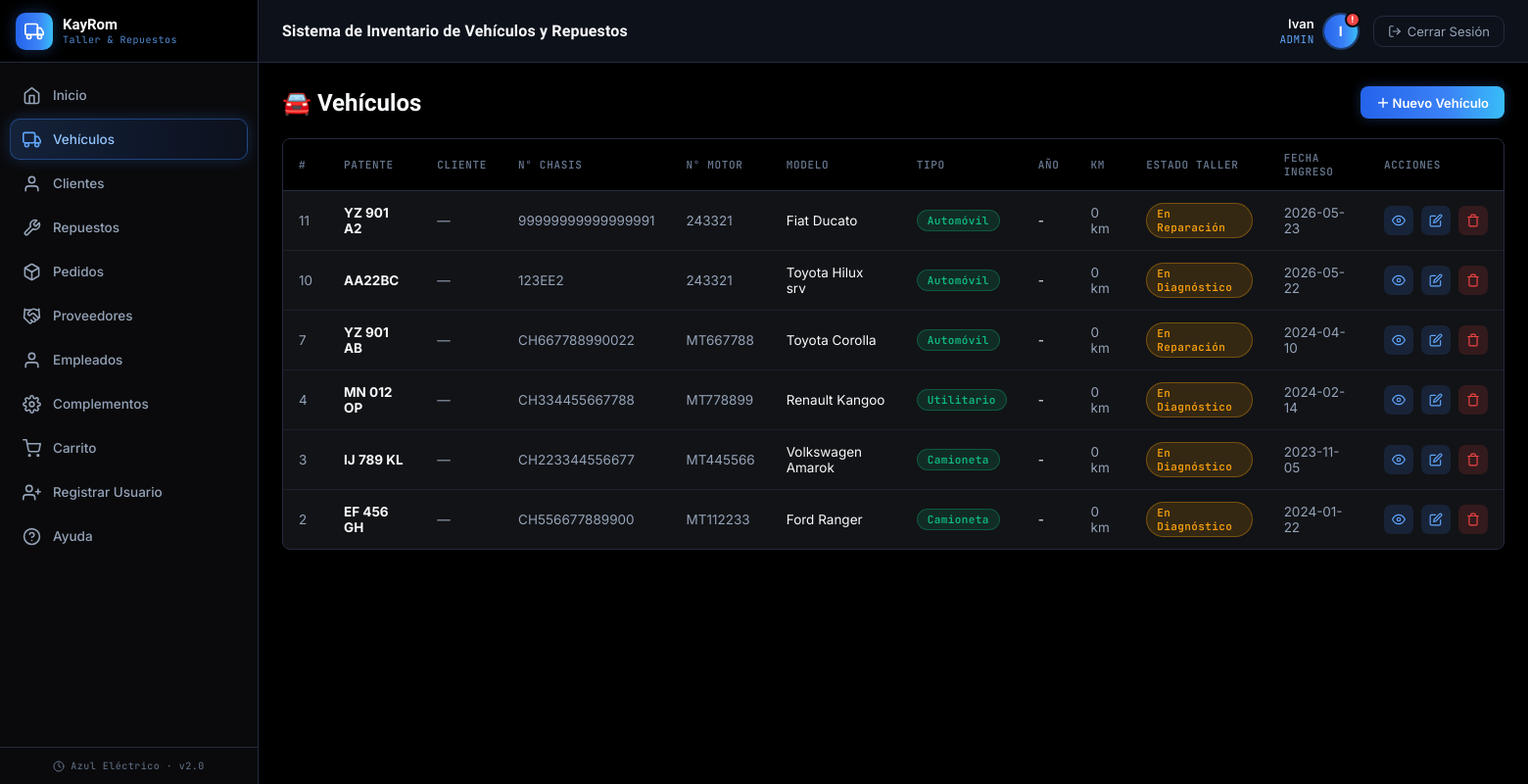
Before: /index.php?page=vehiculos (signed in) with the older database file.
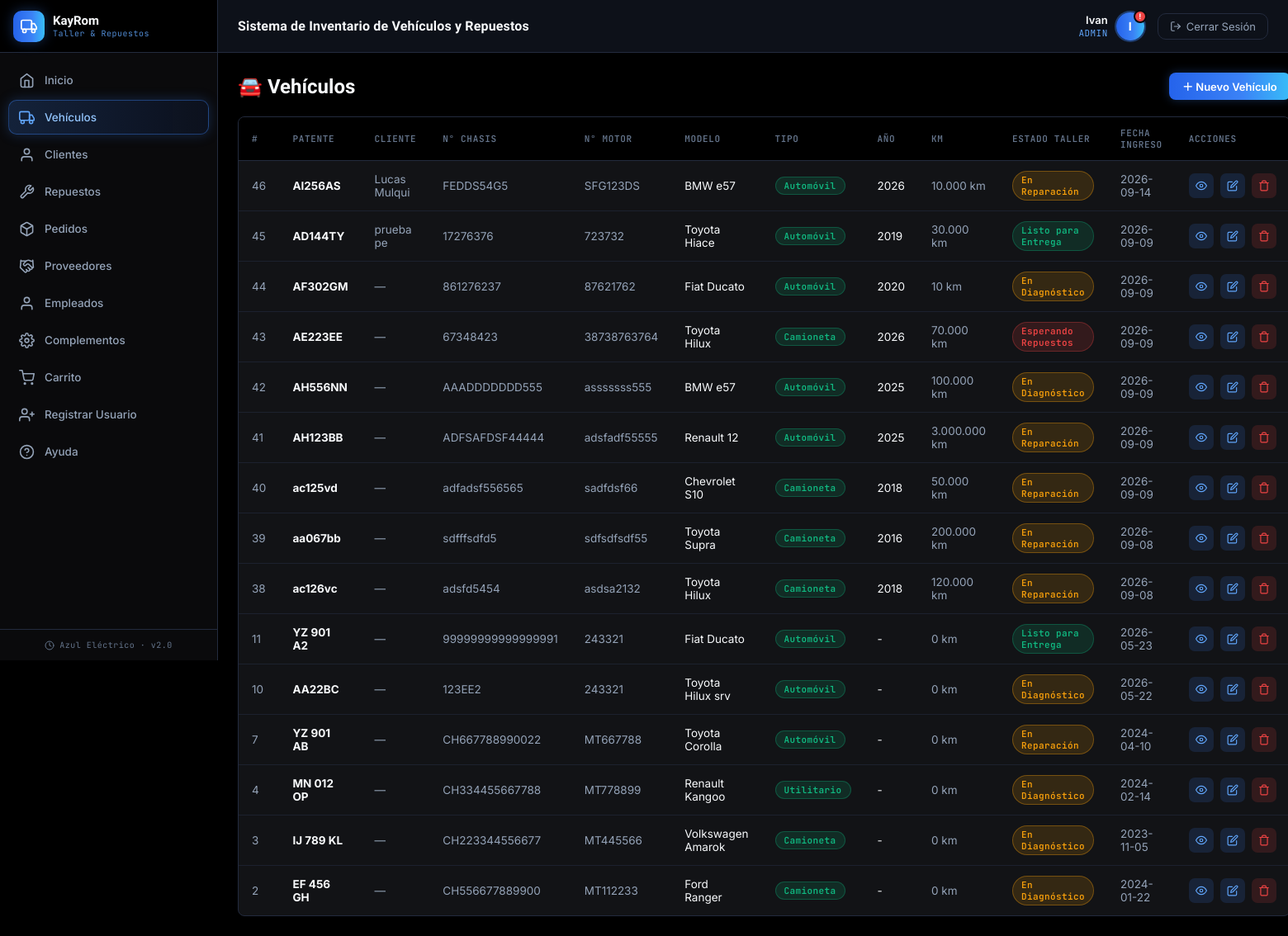
After: the same page with the newer database file.
### tables this page shows
CREATE TABLE `vehiculo` (
  `id` int NOT NULL AUTO_INCREMENT,
  `cantidad_vehiculo` int DEFAULT '0',
  `patente` varchar(20) DEFAULT NULL,
  `numero_chasis` varchar(20) DEFAULT NULL,
  `numero_motor` varchar(30) DEFAULT NULL,
  `fecha_ingreso` datetime DEFAULT NULL,
  `compatibilidad_repuestos_id` int DEFAULT '0',
  `tipo_vehiculo_id` int DEFAULT NULL,
  `modelo_vehiculo_id` int DEFAULT NULL,
  `estado_taller` varchar(30) NOT NULL DEFAULT 'En Diagnóstico',
  `kilometraje` int NOT NULL DEFAULT '0',
  `anio` int DEFAULT NULL,
  `cliente_id` int DEFAULT NULL,
  PRIMARY KEY (`id`),
  KEY `tipo_vehiculo_id` (`tipo_vehiculo_id`),
  KEY `modelo_vehiculo_id` (`modelo_vehiculo_id`),
  KEY `fk_vehiculo_cliente` (`cliente_id`),
  CONSTRAINT `fk_vehiculo_cliente` FOREIGN KEY (`cliente_id`) REFERENCES `cliente` (`id`) ON DELETE SET NULL,
  CONSTRAINT `vehiculo_ibfk_1` FOREIGN KEY (`tipo_vehiculo_id`) REFERENCES `tipo_vehiculo` (`id`),
  CONSTRAINT `vehiculo_ibfk_2` FOREIGN KEY (`modelo_vehiculo_id`) REFERENCES `modelo_vehiculo` (`id`)
);

CREATE TABLE `modelo_vehiculo` (
  `id` int NOT NULL AUTO_INCREMENT,
  `modelo_vehiculo` varchar(45) NOT NULL,
  `anio_vehiculo` int DEFAULT NULL,
  PRIMARY KEY (`id`)
);

CREATE TABLE `tipo_vehiculo` (
  `id` int NOT NULL AUTO_INCREMENT,
  `tipo_vehiculo` varchar(100) NOT NULL,
  PRIMARY KEY (`id`)
);

CREATE TABLE `cliente` (
  `id` int NOT NULL AUTO_INCREMENT,
  `nombre` varchar(60) NOT NULL,
  `apellido` varchar(60) NOT NULL,
  `dni` varchar(20) NOT NULL,
  `telefono` varchar(30) DEFAULT NULL,
  PRIMARY KEY (`id`),
  UNIQUE KEY `uq_cliente_dni` (`dni`)
);

### backend/vehiculos/controller/VehiculoController.php (called while the page is built, shortened)
<?php
class VehiculoController {
    private $model;
    public function __construct() {
        $this->model = new VehiculoModel();
    }
    public function index() {
        $data = [
            'vehiculos'  => $this->model->getAll(),
            'modelos'    => $this->model->getModelos(),
            'tipos'      => $this->model->getTipos(),
            'activePage' => 'vehiculos'
        ];
        require_once 'backend/vehiculos/views/vehiculos_listado.php';
    }
}

### config/base_datos.php (called while the page is built, shortened)
<?php
class Database {
    private static $instance = null;
    public $conexion;
    private function __construct() {
        $this->conexion = new mysqli("localhost", "root", "Migue123456", "soft_kayrom");
        $this->conexion->set_charset("utf8");
    }
    public static function getInstance() {
        if (self::$instance === null) {
            self::$instance = new Database();
        }
        return self::$instance;
    }
    public function getConexion() {
        return $this->conexion;
    }
}

### backend/vehiculos/model/VehiculoModel.php (called while the page is built, shortened)
<?php
class VehiculoModel {
    private $db;
    public function __construct() {
        $this->db = Database::getInstance()->getConexion();
    }
    public function getAll() {
        $sql = "SELECT v.*, mv.modelo_vehiculo, mv.anio_vehiculo, tv.tipo_vehiculo,
                       cl.nombre AS cliente_nombre, cl.apellido AS cliente_apellido, cl.dni AS cliente_dni, cl.telefono AS cliente_telefono
                FROM vehiculo v
                LEFT JOIN modelo_vehiculo mv ON v.modelo_vehiculo_id = mv.id
                LEFT JOIN tipo_vehiculo tv   ON v.tipo_vehiculo_id   = tv.id
                LEFT JOIN cliente cl         ON v.cliente_id        = cl.id
                ORDER BY v.id DESC";
        $result = $this->db->query($sql);
        return $result ? $result->fetch_all(MYSQLI_ASSOC) : [];
    }
    public function getModelos() {
        $result = $this->db->query("SELECT * FROM modelo_vehiculo ORDER BY modelo_vehiculo ASC");
        return $result ? $result->fetch_all(MYSQLI_ASSOC) : [];
    }
    public function getTipos() {
        $result = $this->db->query("SELECT * FROM tipo_vehiculo ORDER BY tipo_vehiculo ASC");
        return $result ? $result->fetch_all(MYSQLI_ASSOC) : [];
    }
}

### backend/vehiculos/views/vehiculos_listado.php (the view, shortened to what the changed rows need)
<?php require_once 'compartidoCREO/views/encabezado.php'; ?>
<div class="page-header">
    <h1>🚘 Vehículos</h1>
</div>
<div class="panel">
    <div class="panel-body">
        <table>
            <thead>
                <tr><th>#</th><th>Patente</th><th>Cliente</th><th>N° Chasis</th><th>N° Motor</th><th>Modelo</th><th>Tipo</th><th>Año</th><th>Km</th><th>Estado Taller</th><th>Fecha Ingreso</th><th>Acciones</th></tr>
            </thead>
            <tbody>
            <?php if(empty($data['vehiculos'])): ?>
                <tr><td colspan="12" style="text-align:center;color:var(--text-muted);padding:30px;">No hay vehículos registrados</td></tr>
            <?php else: foreach($data['vehiculos'] as $v): ?>
                <tr>
                    <td style="color:var(--text-muted);"><?= $v['id'] ?></td>
                    <td><strong><?= htmlspecialchars($v['patente'] ?? '-') ?></strong></td>
                    <td style="color:var(--text-muted);">
                        <?php if (!empty($v['cliente_nombre'])): ?>
                            <?= htmlspecialchars($v['cliente_nombre'] . ' ' . $v['cliente_apellido']) ?>
                        <?php else: ?>
                            —
                        <?php endif; ?>
                    </td>
                    <td style="color:var(--text-muted);"><?= htmlspecialchars($v['numero_chasis'] ?? '-') ?></td>
                    <td style="color:var(--text-muted);"><?= htmlspecialchars($v['numero_motor'] ?? '-') ?></td>
                    <td><?= htmlspecialchars($v['modelo_vehiculo'] ?? '-') ?></td>
                    <td><span class="badge-status disponible"><?= htmlspecialchars($v['tipo_vehiculo'] ?? '-') ?></span></td>
                    <td><?= $v['anio'] ?? '-' ?></td>
                    <td style="color:var(--text-muted);"><?= number_format($v['kilometraje'] ?? 0, 0, ',', '.') ?> km</td>
                    <td>
                        <?php
                            $estadoBadge = ['En Diagnóstico'=>'reparacion','En Reparación'=>'reparacion','Esperando Repuestos'=>'vendido','Listo para Entrega'=>'disponible','Entregado'=>'disponible'];
                            $et = $v['estado_taller'] ?? 'En Diagnóstico';
                        ?>
                        <span class="badge-status <?= $estadoBadge[$et] ?? 'reparacion' ?>"><?= htmlspecialchars($et) ?></span>
                    </td>
                    <td style="color:var(--text-muted);"><?= isset($v['fecha_ingreso']) ? substr($v['fecha_ingreso'],0,10) : '-' ?></td>
                    <td>
                        <div class="action-icons">
                            <a href="index.php?page=vehiculos&action=verFicha&id=<?= $v['id'] ?>" class="action-edit" title="Ver ficha técnica"><svg width="14" height="14" viewBox="0 0 24 24" fill="none" stroke="currentColor" stroke-width="2" stroke-linecap="round" stroke-linejoin="round"><path d="M1 12s4-8 11-8 11 8 11 8-4 8-11 8-11-8-11-8z"/><circle cx="12" cy="12" r="3"/></svg></a>
                            <a href="#" class="action-edit"
                               onclick="return abrirVehiculo({
                                    id: <?= $v['id'] ?>,
                                    patente: <?= htmlspecialchars(json_encode($v['patente']), ENT_QUOTES, 'UTF-8') ?>,
                                    numero_chasis: <?= htmlspecialchars(json_encode($v['numero_chasis']), ENT_QUOTES, 'UTF-8') ?>,
                                    numero_motor: <?= htmlspecialchars(json_encode($v['numero_motor']), ENT_QUOTES, 'UTF-8') ?>,
                                    modelo_vehiculo_id: <?= (int)($v['modelo_vehiculo_id'] ?? 0) ?>,
                                    tipo_vehiculo_id: <?= (int)($v['tipo_vehiculo_id'] ?? 0) ?>,
                                    estado_taller: <?= htmlspecialchars(json_encode($v['estado_taller'] ?? 'En Diagnóstico'), ENT_QUOTES, 'UTF-8') ?>,
                                    cliente_nombre: <?= htmlspecialchars(json_encode($v['cliente_nombre']), ENT_QUOTES, 'UTF-8') ?>,
                                    cliente_apellido: <?= htmlspecialchars(json_encode($v['cliente_apellido']), ENT_QUOTES, 'UTF-8') ?>,
                                    cliente_dni: <?= htmlspecialchars(json_encode($v['cliente_dni']), ENT_QUOTES, 'UTF-8') ?>,
                                    cliente_telefono: <?= htmlspecialchars(json_encode($v['cliente_telefono']), ENT_QUOTES, 'UTF-8') ?>,
                                    anio: <?= (int)($v['anio'] ?? 0) ?>,
                                    kilometraje: <?= (int)($v['kilometraje'] ?? 0) ?>,
                                    fecha_ingreso: <?= htmlspecialchars(json_encode(substr($v['fecha_ingreso'] ?? '', 0, 10)), ENT_QUOTES, 'UTF-8') ?>
                               })"><svg width="14" height="14" viewBox="0 0 24 24" fill="none" stroke="currentColor" stroke-width="2" stroke-linecap="round" stroke-linejoin="round"><path d="M11 4H4a2 2 0 0 0-2 2v14a2 2 0 0 0 2 2h14a2 2 0 0 0 2-2v-7"/><path d="M18.5 2.5a2.121 2.121 0 0 1 3 3L12 15l-4 1 1-4 9.5-9.5z"/></svg></a>
                            <a href="index.php?page=vehiculos&action=delete&id=<?= $v['id'] ?>" class="action-delete"
                               onclick="return confirmarAccion(this.href, '¿Eliminar este vehículo?')"><svg width="14" height="14" viewBox="0 0 24 24" fill="none" stroke="currentColor" stroke-width="2" stroke-linecap="round" stroke-linejoin="round"><polyline points="3 6 5 6 21 6"/><path d="M19 6v14a2 2 0 0 1-2 2H7a2 2 0 0 1-2-2V6m3 0V4a2 2 0 0 1 2-2h4a2 2 0 0 1 2 2v2"/></svg></a>
                        </div>
                    </td>
                </tr>
            <?php endforeach; endif; ?>
            </tbody>
        </table>
    </div>
</div>
<?php require_once 'compartidoCREO/views/pie_pagina.php'; ?>

Changed rows visible on the page:
added vehiculo: id "46", patente "AI256AS", cliente.apellido "Lucas Mulqui", numero_chasis "FEDDS54G5", numero_motor "SFG123DS", modelo_vehiculo.modelo_vehiculo "BMW e57", tipo_vehiculo.tipo_vehiculo "Automóvil", anio "2026", kilometraje "10.000", estado_taller "En Reparación", fecha_ingreso "2026-09-14"
added vehiculo: id "45", patente "AD144TY", cliente.apellido "prueba pe", numero_chasis "17276376", numero_motor "723732", modelo_vehiculo.modelo_vehiculo "Toyota Hiace", tipo_vehiculo.tipo_vehiculo "Automóvil", anio "2019", kilometraje "30.000", estado_taller "Listo para Entrega", fecha_ingreso "2026-09-09"
added vehiculo: id "44", patente "AF302GM", numero_chasis "861276237", numero_motor "87621762", modelo_vehiculo.modelo_vehiculo "Fiat Ducato", tipo_vehiculo.tipo_vehiculo "Automóvil", anio "2020", kilometraje "10", estado_taller "En Diagnóstico", fecha_ingreso "2026-09-09"
added vehiculo: id "43", patente "AE223EE", numero_chasis "67348423", numero_motor "38738763764", modelo_vehiculo.modelo_vehiculo "Toyota Hilux", tipo_vehiculo.tipo_vehiculo "Camioneta", anio "2026", kilometraje "70.000", estado_taller "Esperando Repuestos", fecha_ingreso "2026-09-09"
added vehiculo: id "42", patente "AH556NN", numero_chasis "AAADDDDDDD555", numero_motor "asssssss555", modelo_vehiculo.modelo_vehiculo "BMW e57", tipo_vehiculo.tipo_vehiculo "Automóvil", anio "2025", kilometraje "100.000", estado_taller "En Diagnóstico", fecha_ingreso "2026-09-09"
added vehiculo: id "41", patente "AH123BB", numero_chasis "ADFSAFDSF44444", numero_motor "adsfadf55555", modelo_vehiculo.modelo_vehiculo "Renault 12", tipo_vehiculo.tipo_vehiculo "Automóvil", anio "2025", kilometraje "3.000.000", estado_taller "En Reparación", fecha_ingreso "2026-09-09"
added vehiculo: id "40", patente "ac125vd", numero_chasis "adfadsf556565", numero_motor "sadfdsf66", modelo_vehiculo.modelo_vehiculo "Chevrolet S10", tipo_vehiculo.tipo_vehiculo "Camioneta", anio "2018", kilometraje "50.000", estado_taller "En Reparación", fecha_ingreso "2026-09-09"
added vehiculo: id "39", patente "aa067bb", numero_chasis "sdfffsdfd5", numero_motor "sdfsdfsdf55", modelo_vehiculo.modelo_vehiculo "Toyota Supra", tipo_vehiculo.tipo_vehiculo "Camioneta", anio "2016", kilometraje "200.000", estado_taller "En Reparación", fecha_ingreso "2026-09-08"
added vehiculo: id "38", patente "ac126vc", numero_chasis "adsfd5454", numero_motor "asdsa2132", modelo_vehiculo.modelo_vehiculo "Toyota Hilux", tipo_vehiculo.tipo_vehiculo "Camioneta", anio "2018", kilometraje "120.000", estado_taller "En Reparación", fecha_ingreso "2026-09-08"
changed vehiculo "YZ 901 A2": estado_taller "En Reparación" → "Listo para Entrega"
